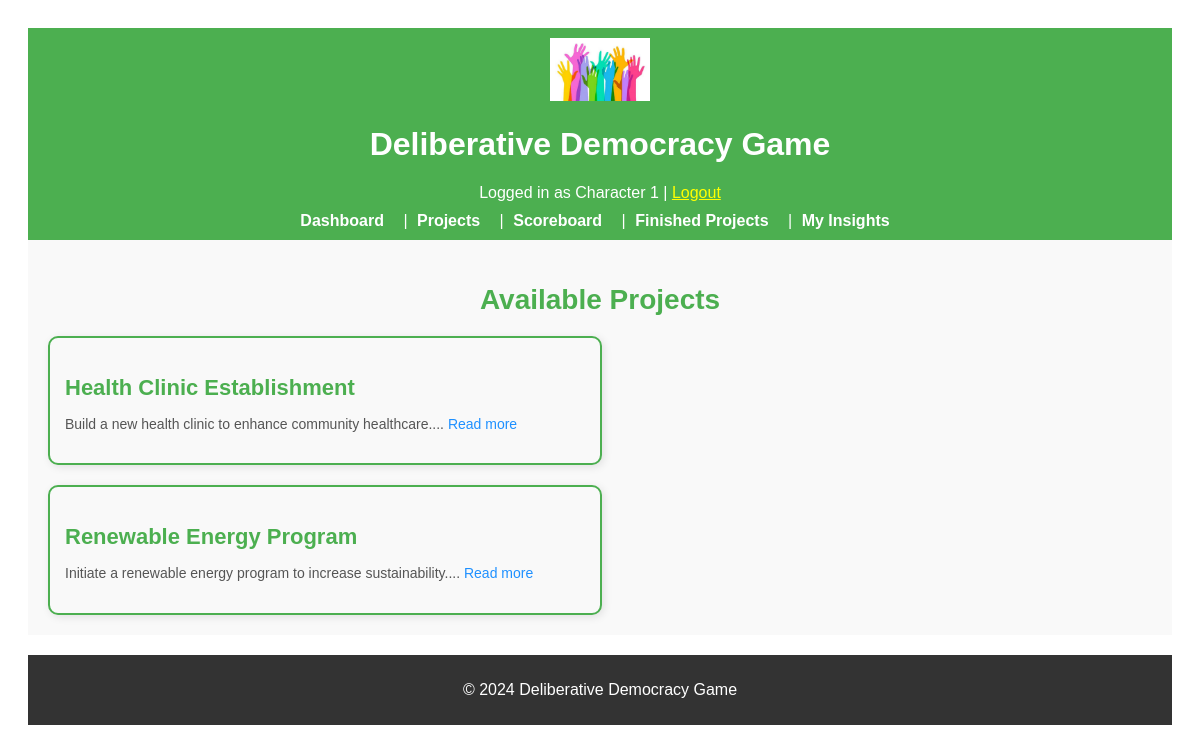
The app's page /projects (signed in), older data.
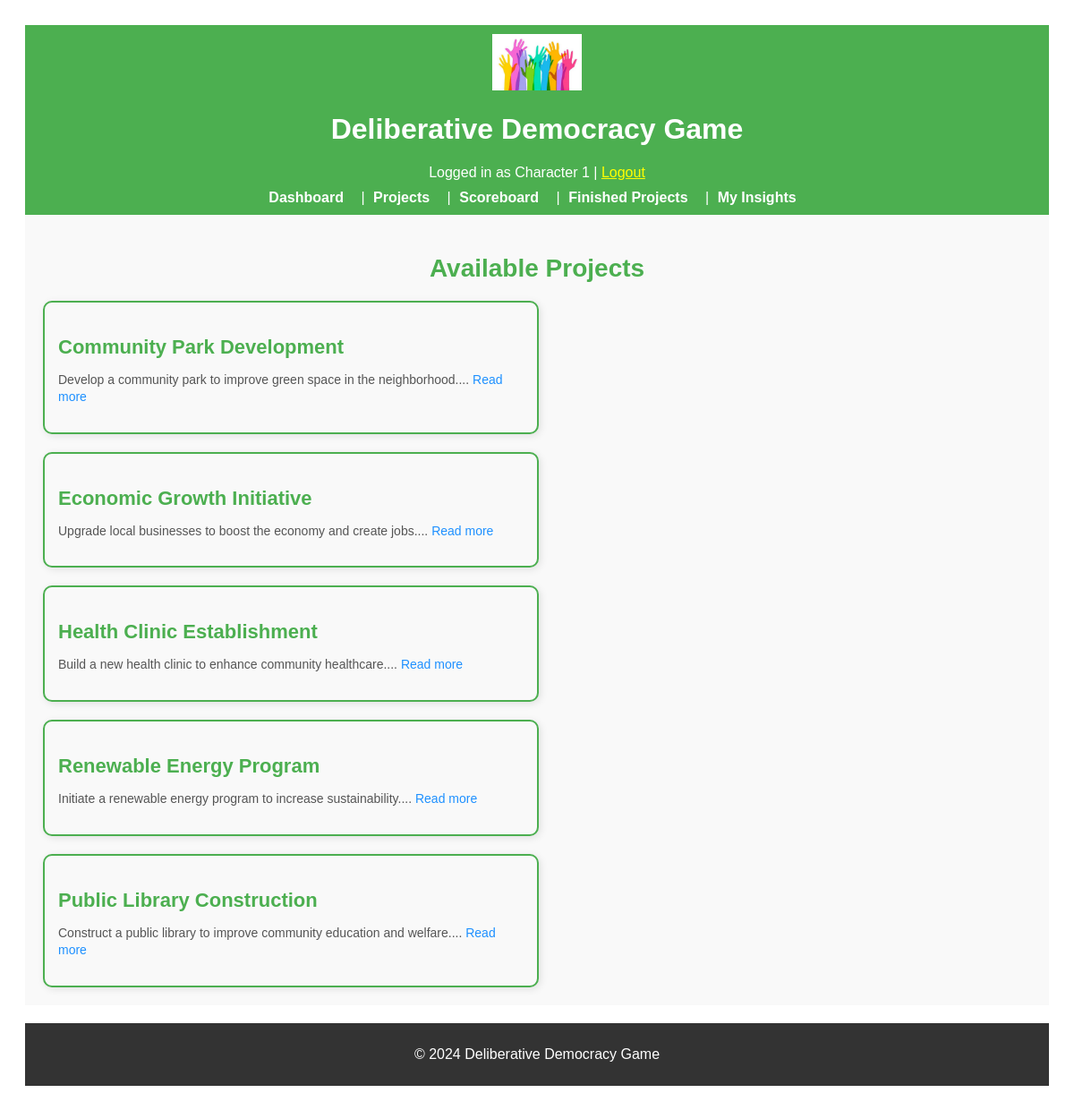
The same page, newer data.
### app/models.py (models this page shows, shortened)
class Project(db.Model):
    __tablename__ = "projects"
    id = db.Column(db.Integer, primary_key=True)
    name = db.Column(db.String(128), nullable=False)
    description = db.Column(db.Text, nullable=True)
    outcomes = db.Column(db.Text, nullable=True)
    required_resources = db.Column(db.Text, nullable=True)
    is_completed = db.Column(db.Boolean, default=False)

### app/routes.py (the view)
@main.route("/projects")
@login_required
def project_list():
    projects = Project.query.filter_by(is_completed=False).all()
    return render_template("project_list.html", projects=projects)

### app/routes.py (called while the page is built)
@login_manager.user_loader
def load_user(user_id):
    return User.query.get(int(user_id))

### app/templates/project_list.html (shortened to what this page needs)
{% extends "base.html" %}
{% block content %}
<h2 class="projects-header">Available Projects</h2>
{% if projects %}
<div class="projects-container">
    {% for project in projects %}
    <div class="project-card">
        <h3 class="project-title">
            <a href="{{ url_for('main.project_detail', project_id=project.id) }}" class="project-link">{{ project.name
                }}</a>
        </h3>
        <p class="project-description">{{ project.description[:100] }}... <a
                href="{{ url_for('main.project_detail', project_id=project.id) }}" class="read-more">Read more</a></p>
    </div>
    {% endfor %}
</div>
{% else %}
<p class="no-projects-message">No projects available at the moment. Please check back later.</p>
{% endif %}
{% endblock %}

Row changes from the older to the newer data that the page shows:
now on this page (row edited): Project: name "Community Park Development", description "Develop a community park to improve green space in the neighborhood."
now on this page (row edited): Project: name "Economic Growth Initiative", description "Upgrade local businesses to boost the economy and create jobs."
now on this page (row edited): Project: name "Public Library Construction", description "Construct a public library to improve community education and welfare."
